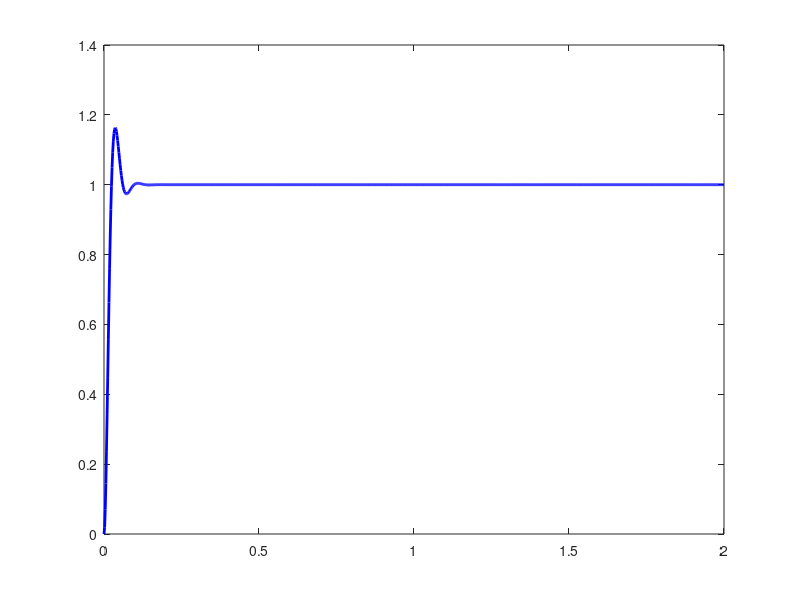

Reproduce this figure in MATLAB. (Note: this script raises an error after producing the figure.)
%% TAREA DE MODELAMIENTO EN MATLAB - INGENIERÍA ELÉCTRICA
% Alumno: Estudiante de Ingeniería Eléctrica
% Curso: Modelamiento de Sistemas
%
% PROBLEMA:
% Se tiene un circuito RLC serie con los siguientes valores:
%   R = 10 Ohm  (Resistencia)
%   L = 0.1 H   (Inductancia)
%   C = 0.001 F (Capacitancia)
%
% Se pide:
%   1. Obtener la función de transferencia H(s) = Vc(s)/Vi(s)
%   2. Determinar polos, ceros y ganancia del sistema
%   3. Determinar tipo de respuesta (subamortiguada, crítica o sobreamortiguada)
%   4. Graficar la respuesta al escalón
%   5. Graficar el diagrama de Bode
%   6. Obtener la representación en espacio de estados
%   7. Verificar estabilidad del sistema

clc; clear; close all;

%% =========================================================
%  PARTE 1: PARÁMETROS DEL CIRCUITO RLC SERIE
%  =========================================================
fprintf('=======================================================\n');
fprintf(' TAREA DE MODELAMIENTO EN MATLAB - CIRCUITO RLC SERIE \n');
fprintf('=======================================================\n\n');

R = 10;       % Resistencia [Ohm]
L = 0.1;      % Inductancia [H]
C = 0.001;    % Capacitancia [F]

fprintf('Parámetros del circuito:\n');
fprintf('  R = %.1f Ohm\n', R);
fprintf('  L = %.4f H\n', L);
fprintf('  C = %.4f F\n\n', C);

%% =========================================================
%  PARTE 2: FUNCIÓN DE TRANSFERENCIA
%  =========================================================
% Para un circuito RLC serie, la FT desde Vi hasta Vc es:
%
%         1/(LC)
% H(s) = ----------------------
%         s^2 + (R/L)s + 1/(LC)
%
% Derivación:
%   Vi(s) = (R + Ls + 1/(Cs)) * I(s)
%   Vc(s) = I(s) / (Cs)
%   H(s)  = Vc(s)/Vi(s) = 1/(LCs^2 + RCs + 1)

num = [1/(L*C)];                    % Numerador
den = [1, R/L, 1/(L*C)];           % Denominador

H = tf(num, den);

fprintf('Función de Transferencia H(s) = Vc(s)/Vi(s):\n');
fprintf('       1/(LC)              %.1f\n', 1/(L*C));
fprintf('H(s) = ─────────────── = ──────────────────────────────\n');
fprintf('       s² + (R/L)s + 1/(LC)   s² + %.1fs + %.1f\n\n', R/L, 1/(L*C));
display(H);

%% =========================================================
%  PARTE 3: POLOS, CEROS Y GANANCIA
%  =========================================================
[z, p, k] = zpkdata(H, 'v');

fprintf('\n--- Polos, Ceros y Ganancia ---\n');
fprintf('Ceros: ');
if isempty(z)
    fprintf('Ninguno\n');
else
    fprintf('%.4f\n', z);
end

fprintf('Polos:\n');
for i = 1:length(p)
    fprintf('  p%d = %.4f + %.4fj\n', i, real(p(i)), imag(p(i)));
end
fprintf('Ganancia estática (DC): k = %.4f\n\n', k);

%% =========================================================
%  PARTE 4: PARÁMETROS DEL SISTEMA DE SEGUNDO ORDEN
%  =========================================================
wn  = sqrt(1/(L*C));          % Frecuencia natural [rad/s]
zeta = R/(2) * sqrt(C/L);     % Factor de amortiguamiento

fprintf('--- Parámetros del Sistema de 2° Orden ---\n');
fprintf('  Frecuencia natural:      ωn   = %.4f rad/s\n', wn);
fprintf('  Factor de amortiguamiento: ζ  = %.4f\n', zeta);
fprintf('  Frecuencia amortiguada:  ωd   = %.4f rad/s\n', wn*sqrt(abs(1-zeta^2)));

if zeta < 1
    fprintf('  Tipo de respuesta: SUBAMORTIGUADA (0 < ζ < 1)\n\n');
elseif zeta == 1
    fprintf('  Tipo de respuesta: CRITICAMENTE AMORTIGUADA (ζ = 1)\n\n');
else
    fprintf('  Tipo de respuesta: SOBREAMORTIGUADA (ζ > 1)\n\n');
end

%% =========================================================
%  PARTE 5: ESTABILIDAD
%  =========================================================
fprintf('--- Análisis de Estabilidad ---\n');
polos_reales = real(p);
if all(polos_reales < 0)
    fprintf('  El sistema es ESTABLE (todos los polos en semiplano izquierdo)\n\n');
elseif any(polos_reales > 0)
    fprintf('  El sistema es INESTABLE (hay polos en semiplano derecho)\n\n');
else
    fprintf('  El sistema es MARGINALMENTE ESTABLE\n\n');
end

%% =========================================================
%  PARTE 6: REPRESENTACIÓN EN ESPACIO DE ESTADOS
%  =========================================================
% Definiendo estados: x1 = Vc, x2 = dVc/dt = iL/C
%
%   dx1/dt = x2
%   dx2/dt = -(1/LC)*x1 - (R/L)*x2 + (1/LC)*vi
%
%   y = x1  (salida = voltaje en el capacitor)

A = [0,          1;
     -1/(L*C), -R/L];

B = [0;
     1/(L*C)];

C_mat = [1, 0];

D = 0;

sys_ss = ss(A, B, C_mat, D);

fprintf('--- Representación en Espacio de Estados ---\n');
fprintf('x_dot = A*x + B*u\n');
fprintf('    y  = C*x + D*u\n\n');
fprintf('Matriz A:\n');
disp(A);
fprintf('Matriz B:\n');
disp(B);
fprintf('Matriz C:\n');
disp(C_mat);
fprintf('Escalar D:\n');
disp(D);

%% =========================================================
%  PARTE 7: GRÁFICAS
%  =========================================================

% --- Figura 1: Respuesta al Escalón Unitario ---
figure(1);
t_final = 2;
t = linspace(0, t_final, 1000);
[y_step, t_step] = step(H, t);

plot(t_step, y_step, 'b-', 'LineWidth', 2);
hold on;
yline(1, 'r--', 'Escalón de referencia', 'LineWidth', 1.5, ...
      'LabelHorizontalAlignment', 'left');
grid on;
xlabel('Tiempo [s]', 'FontSize', 12);
ylabel('Voltaje Vc [V]', 'FontSize', 12);
title('Respuesta al Escalón - Circuito RLC Serie', 'FontSize', 14);
legend({'Respuesta Vc(t)', 'Entrada unitaria'}, 'Location', 'best');

% Marcar sobrepico si existe
info = stepinfo(H);
if info.Overshoot > 0
    [y_max, idx_max] = max(y_step);
    plot(t_step(idx_max), y_max, 'ro', 'MarkerSize', 10, 'LineWidth', 2);
    text(t_step(idx_max)+0.02, y_max, ...
        sprintf(' Sobrepico = %.2f%%', info.Overshoot), 'FontSize', 10);
end
hold off;

fprintf('\n--- Información de la Respuesta al Escalón ---\n');
fprintf('  Tiempo de subida  (10%%→90%%): %.4f s\n', info.RiseTime);
fprintf('  Tiempo de asentamiento:       %.4f s\n', info.SettlingTime);
fprintf('  Sobrepico:                    %.2f %%\n', info.Overshoot);
if ~isnan(info.PeakTime)
    fprintf('  Tiempo de pico:               %.4f s\n', info.PeakTime);
    fprintf('  Valor pico:                   %.4f V\n\n', info.Peak);
else
    fprintf('  Tiempo de pico:               N/A (sistema sobreamortiguado)\n\n');
end

% --- Figura 2: Diagrama de Bode ---
figure(2);
bode(H);
grid on;
title('Diagrama de Bode - Circuito RLC Serie', 'FontSize', 14);

% --- Figura 3: Mapa de Polos y Ceros ---
figure(3);
pzmap(H);
grid on;
title('Mapa de Polos y Ceros', 'FontSize', 14);

% --- Figura 4: Respuesta en Frecuencia (módulo y fase manual) ---
figure(4);
w = logspace(0, 4, 1000);
[mag, phase] = bode(H, w);
mag   = squeeze(mag);
phase = squeeze(phase);

subplot(2,1,1);
semilogx(w, 20*log10(mag), 'b-', 'LineWidth', 2);
grid on;
xlabel('Frecuencia [rad/s]', 'FontSize', 11);
ylabel('Magnitud [dB]', 'FontSize', 11);
title('Respuesta en Frecuencia - Magnitud', 'FontSize', 12);
xline(wn, 'r--', {'\omega_n'}, 'LabelVerticalAlignment', 'bottom');

subplot(2,1,2);
semilogx(w, phase, 'r-', 'LineWidth', 2);
grid on;
xlabel('Frecuencia [rad/s]', 'FontSize', 11);
ylabel('Fase [°]', 'FontSize', 11);
title('Respuesta en Frecuencia - Fase', 'FontSize', 12);
xline(wn, 'b--', {'\omega_n'}, 'LabelVerticalAlignment', 'bottom');

sgtitle('Diagrama de Bode - Circuito RLC Serie', 'FontSize', 14);

% --- Figura 5: Comparación respuesta natural vs forzada ---
figure(5);
% Respuesta natural (condición inicial Vc(0) = 1V, iL(0) = 0)
x0 = [1; 0];   % [Vc(0); x2(0)]
[y_nat, t_nat] = initial(sys_ss, x0, t);

plot(t_nat, y_nat, 'g-', 'LineWidth', 2);
hold on;
plot(t_step, y_step, 'b--', 'LineWidth', 2);
grid on;
xlabel('Tiempo [s]', 'FontSize', 12);
ylabel('Voltaje Vc [V]', 'FontSize', 12);
title('Respuesta Natural vs Forzada (Escalón)', 'FontSize', 14);
legend({'Respuesta natural (Vc_0=1V)', 'Respuesta forzada (escalón)'}, ...
       'Location', 'best');
hold off;

fprintf('=======================================================\n');
fprintf('  ANÁLISIS COMPLETO FINALIZADO\n');
fprintf('  Se generaron 5 figuras con los resultados.\n');
fprintf('=======================================================\n');
